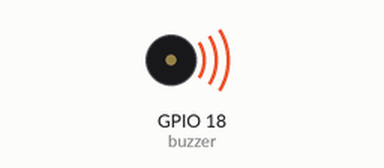
This program was run on a simulated Raspberry Pi (BCM pin numbers). Shown: buzzer (waves = sounding, pin HIGH). What the program prints to the terminal is not drawn.

Above: at 1.0 s.
Timing chart, 0 to 5.8 s (numbered marks = the images above):
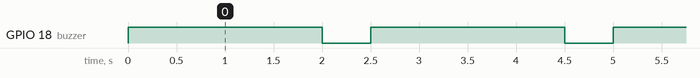

The program:

7.Using_buzzer_in_Raspberry_pi.py
```python
import RPi.GPIO as GPIO         #import Raspberry Pi GPIO library
import time
GPIO.setwarnings(False)           #Ignore warning for now
GPIO.setmode(GPIO.BCM)     #Use physical pin numbering
buzzer=18                                 #Set pin 18 to be buzzer
GPIO.setup(buzzer,GPIO.OUT)    #Set  buzzer to be an  output
try:                     # run this code
	while True:     #Run forever
		GPIO.output(buzzer,GPIO.HIGH)   # buzzer is turn  on
		print ("Beep")
		time.sleep(2)   #Sleep for 2 second
		GPIO.output(buzzer,GPIO.LOW)   # buzzer is turn  off
		print ("No Beep")
		time.sleep(0.5)   #Sleep for 0.5 second
except:
	GPIO.cleanup()    #Before leaving the try statement
```

Measured:
- by itself, GPIO 18 (buzzer): alternates HIGH for 2.0 s and LOW for 0.50 s
